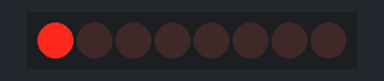
Simulated run of this sketch. Board: Arduino Uno, built with avr-gcc and run on an emulated ATmega328P. Shown: 8 shift-register outputs drawn as a row of LEDs (first output left, lit = HIGH). Wiring (inferred from the names in the program): shift register (74HC595): data pin 11; shift clock pin 12; latch pin 8. Wiring (inferred from the signals the program sends): row of LEDs: on Q0, Q1, Q2, Q3, Q4, Q5, Q6, Q7.

Above: at 0.2 s.
At 1.2 s:
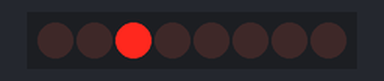
At 1.7 s:
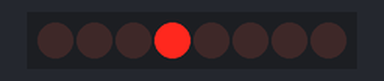
At 3.2 s:
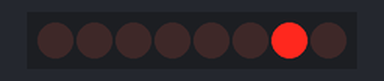
At 5.7 s:
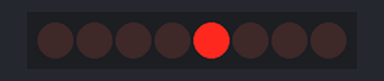
At 7.7 s:
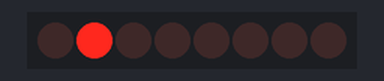
Timing chart, 0 to 8.1 s (numbered marks = the images above):
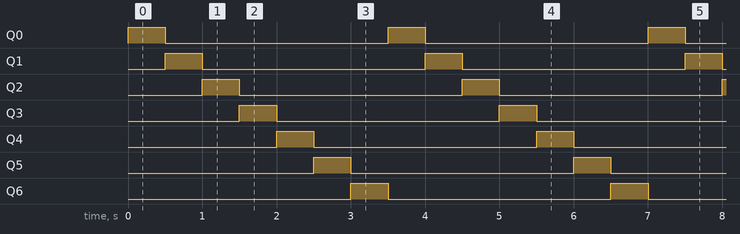

The sketch:

ShiftRegisterAndDisplay.ino
```cpp
//**************************************************************//
//  Name    : shiftOutCode, Hello World
//  Author  : Carlyn Maw,Tom Igoe, David A. Mellis
//  Date    : 25 Oct, 2006
//  Modified: 23 Mar 2010
//  Version : 2.0
//  Notes   : Code for using a 74HC595 Shift Register           //
//          : to count from 0 to 255
//****************************************************************

#include<limits.h>

//Pin connected to ST_CP of 74HC595
int latchPin = 8;
//Pin connected to SH_CP of 74HC595
int clockPin = 12;
////Pin connected to DS of 74HC595
int dataPin = 11;


void setup() {
  //set pins to output so you can control the shift register
  pinMode(latchPin, OUTPUT);
  pinMode(clockPin, OUTPUT);
  pinMode(dataPin, OUTPUT);
  Serial.begin(9600);
}

void loop() {
  // count from 0 to 255 and display the number
  // on the LEDs
  /* (int numberToDisplay = 0; numberToDisplay < 256; numberToDisplay++) {
    // take the latchPin low so
    // the LEDs don't change while you're sending in bits:
    digitalWrite(latchPin, LOW);
    // shift out the bits:
    shiftOut(dataPin, clockPin, MSBFIRST, numberToDisplay);

    //take the latch pin high so the LEDs will light up:
    digitalWrite(latchPin, HIGH);
    // pause before next value:
    delay(500);
  }*/


  for (int i = 0; i < 7; i++)
  {
    int val = 1 << i;
    val = invertBits(val);

    sendNumber(val);
    delay(500);
  }

}

void sendNumber(int val)
{
  digitalWrite(clockPin, LOW);
  digitalWrite(latchPin, LOW);
  shiftOut(dataPin, clockPin, MSBFIRST, val);
  digitalWrite(latchPin, HIGH);
}

int invertBits(int val)
{
  int inverted = LONG_MAX ^ val;

  return inverted;
}

int getBits(int val)
{
  for (int i = 31; i >= 0; i--)
  {
    Serial.print((val >> i) & 1);
  }

  Serial.print("\n");
}
```

Measured:
- by itself, Q0–6: alternates HIGH for 0.50 s and LOW for 3.0 s
- by itself, everything shown: repeats every 3.5 s, in 7 steps
